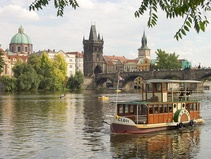
#> input picture Problem Set/PS2/Wang_Jingbo_PS2_py/inputSeamCarvingPrague.jpg, 211 x 159 px, shrunk from 640 x 480 before the run
$ python SeamCarvingReduceHeight.py
#> lines starting #> are read from the running program, lines starting #| are printed output that depends on the picture
#> further down, imgPrague is the input picture: shape (159, 211, 3); mean R, G, B 156.5, 149.6, 132.7
### Problem Set/PS2/Wang_Jingbo_PS2_py/energy_image.py
import numpy as np
from scipy import ndimage


def rgb2gray(rgb):
    return np.dot(rgb[..., :3], [0.2989, 0.5870, 0.1140])

def energy_image(im):
    bw = rgb2gray(im)

    # filters
    kernely = np.array([[1, 1, 1], [0, 0, 0], [-1, -1, -1]])
    kernelx = np.array([[1, 0, -1], [1, 0, -1], [1, 0, -1]])

    # Perform x convolution
    x = np.absolute(ndimage.convolve(bw, kernelx))
    # Perform y convolution
    y = np.absolute(ndimage.convolve(bw, kernely))
    # add the two gradient together
    result = x + y
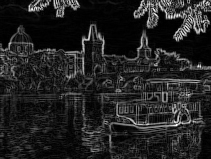
#> result: shape (159, 211) float64; min 2.84e-14, max 754.1, mean 103.5; drawn with min black and max white

    return result.astype(np.double)

### Problem Set/PS2/Wang_Jingbo_PS2_py/cumulative_minimum_energy_map.py
import numpy as np

def cumulative_minimum_energy_map(energyImage, seamDirection):
    map = np.zeros(energyImage.shape)

    # if horizontal, rotate and treat as vertical,
    if (seamDirection == "HORIZONTAL"):
        energyImage = np.rot90(energyImage, 3)
        map = np.rot90(map, 3)

    # vertical energy map
    map[0] = energyImage[0].copy()
    for i in range(1, len(map)):
        for j in range(len(map[i])):
            row = i - 1
            colLeft = j - 1
            colCenter = j
            colRight = j + 1
            if (colLeft >= 0 and colRight < len(map[i])):
                map[i][j] = min(map[row][colLeft], map[row][colCenter], map[row][colRight]) + energyImage[i][j]
            elif (colLeft < 0 and colRight < len(map[i])):
                map[i][j] = min(map[row][colCenter], map[row][colRight]) + energyImage[i][j]
            elif (colRight >= len(map[i]) and colLeft >= 0):
                map[i][j] = min(map[row][colLeft], map[row][colCenter]) + energyImage[i][j]
            else:
                map[i][j] = min(map[row][colCenter]) + energyImage[i][j]

    # if horizontal, rotate energy map back
    if (seamDirection == "HORIZONTAL"):
        map = np.rot90(map)

    return map.astype(np.double)

### Problem Set/PS2/Wang_Jingbo_PS2_py/reduceHeight.py
from find_optimal_horizontal_seam import find_optimal_horizontal_seam
from cumulative_minimum_energy_map import cumulative_minimum_energy_map
from energy_image import energy_image

import numpy as np

def reduceHeight(im, energyImage):
    mapH = cumulative_minimum_energy_map(energyImage, "HORIZONTAL")
    seam = find_optimal_horizontal_seam(mapH)

    newIm = np.zeros((im.shape[0] - 1, im.shape[1], im.shape[2])).astype(int)

    for i in xrange(len(seam)):
        newIm[:, i] = np.delete(im[:, i], seam[i], 0)

    return [newIm, energy_image(newIm)]

### Problem Set/PS2/Wang_Jingbo_PS2_py/find_optimal_horizontal_seam.py
import numpy as np

def find_optimal_horizontal_seam(cumulativeEnergyMap):
    seam = np.zeros((len(cumulativeEnergyMap[0]),), int)
    seam[-1] = np.argmin(cumulativeEnergyMap[:, len(cumulativeEnergyMap[0]) - 1])

    # start tracing back from right (take care of edges)
    for i in reversed(xrange(len(cumulativeEnergyMap[0]) - 1)):
        curRow = seam[i + 1]
        # look at the three left
        if (curRow - 1 >= 0 and curRow + 1 < len(cumulativeEnergyMap)):
            traceBackOptions = np.array([cumulativeEnergyMap[curRow - 1][i], cumulativeEnergyMap[curRow][i], cumulativeEnergyMap[curRow + 1][i]])
        elif (curRow - 1 < 0 and curRow + 1 < len(cumulativeEnergyMap)):
            traceBackOptions = np.array([float("inf"), cumulativeEnergyMap[curRow][i], cumulativeEnergyMap[curRow + 1][i]])
        elif (curRow + 1 >= len(cumulativeEnergyMap) and curRow - 1 >= 0):
            traceBackOptions = np.array([cumulativeEnergyMap[curRow - 1][i], cumulativeEnergyMap[curRow][i], float("inf")])
        else:
            traceBackOptions = np.array([float("inf"), cumulativeEnergyMap[curRow][i], float("inf")])
        traceBackPointIndex = np.argmin(traceBackOptions)
        seam[i] = curRow + traceBackPointIndex - 1

    return seam

### Problem Set/PS2/Wang_Jingbo_PS2_py/SeamCarvingReduceHeight.py
from energy_image import energy_image
from reduceHeight import reduceHeight
from progressBar import progress

import matplotlib.pyplot as plt
import matplotlib.image as mpimg

### prague image
imgPrague = mpimg.imread('./inputSeamCarvingPrague.jpg')
energyImagePrague = energy_image(imgPrague)
for i in xrange(100):
    # progress(i, 100, status="reducing prague image height by 100")
    [imgPrague, energyImagePrague] = reduceHeight(imgPrague, energyImagePrague)
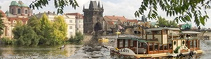
#> imgPrague: shape (59, 211, 3) int64; mean R, G, B 143.9, 136.1, 113.8
plt.imshow(imgPrague)
# plt.savefig('./outputReduceHeightPrague.png')
plt.show()

### mall image
imgMall = mpimg.imread('./inputSeamCarvingMall.jpg')
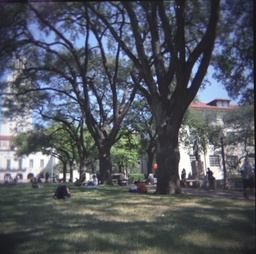
#> input picture Problem Set/PS2/Wang_Jingbo_PS2_py/inputSeamCarvingMall.jpg, 256 x 254 px, shrunk from 775 x 769 before the run
#> imgMall is the input picture: shape (254, 256, 3); mean R, G, B 83.8, 88.4, 96.4
energyImageMall = energy_image(imgMall)
for i in xrange(100):
    # progress(i, 100, status="reducing mall image width by 100")
    ### reduce width
    [imgMall, energyImageMall] = reduceHeight(imgMall, energyImageMall)
#> this loop made 100 passes
#> pass 1, in cumulative_minimum_energy_map (call 101), `energyImage = np.rot90(energyImage, 3)`:
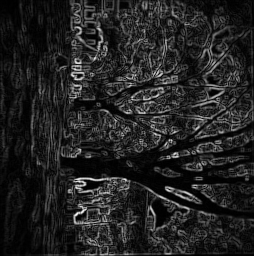
#> energyImage: shape (256, 254) float64; min 7.11e-15, max 736.9, mean 101; drawn with min black and max white
#> pass 1, in cumulative_minimum_energy_map (call 101), `map = np.rot90(map)`:
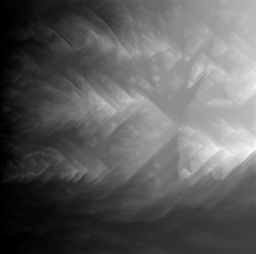
#> map: shape (254, 256) float64; min 7.11e-15, max 10697.3, mean 3948.6; drawn with min black and max white
#> after the loop:
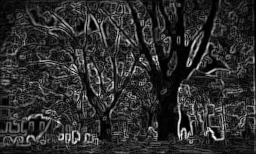
#> energyImageMall: shape (154, 256) float64; min 1.42e-14, max 736.9, mean 132.2; drawn with min black and max white
#> after the loop:
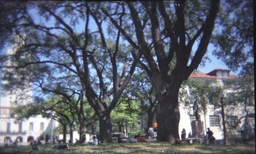
#> imgMall: shape (154, 256, 3) int64; mean R, G, B 94, 99.3, 111.8
plt.imshow(imgMall)
# plt.savefig('./outputReduceHeightMall.png')
plt.show()
